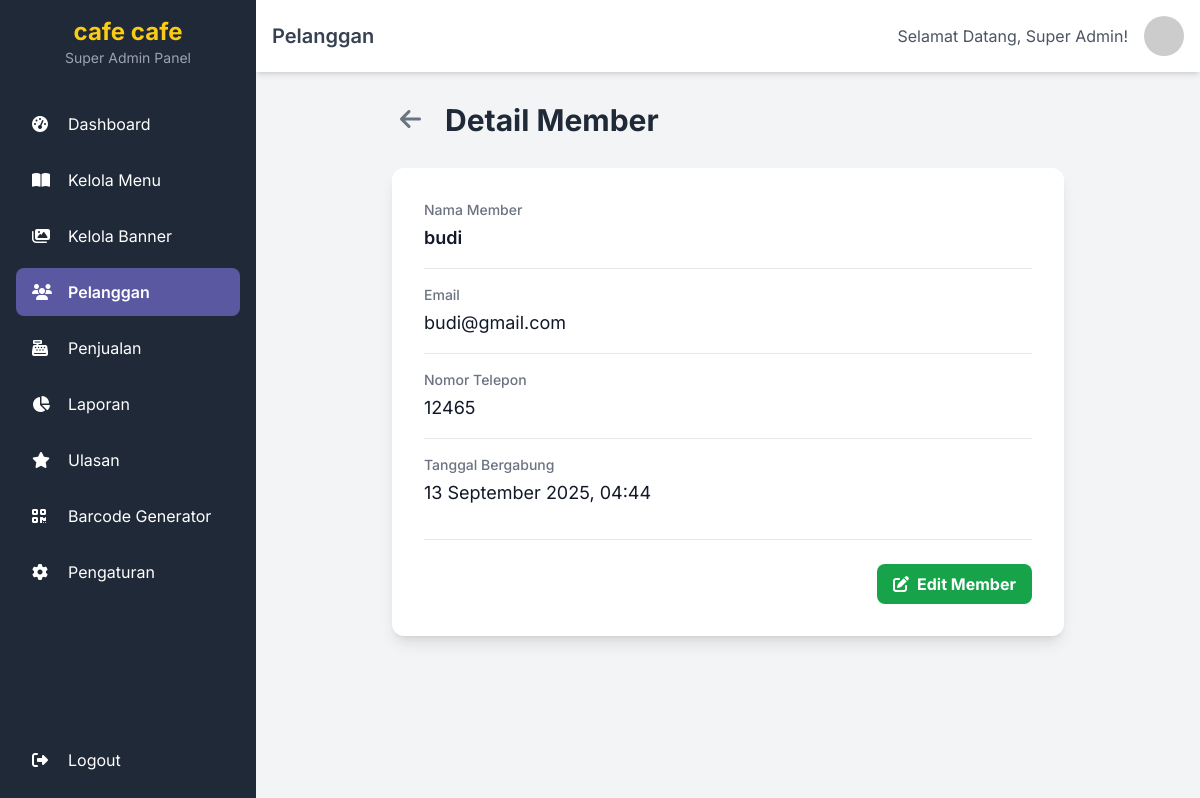
Page /superadmin/pelanggan/detail_pelanggan.php?id=2 on the committed database.
### tables this page shows
CREATE TABLE `settings` (
  `id` int(11) NOT NULL,
  `setting_name` varchar(100) NOT NULL,
  `setting_value` text DEFAULT NULL
);

CREATE TABLE `members` (
  `id` int(11) NOT NULL,
  `name` varchar(255) NOT NULL COMMENT 'Nama lengkap member',
  `email` varchar(255) NOT NULL COMMENT 'Alamat email untuk login, harus unik',
  `password` varchar(255) NOT NULL COMMENT 'Password yang sudah di-hash',
  `phone_number` varchar(20) DEFAULT NULL COMMENT 'Nomor telepon member (opsional)',
  `points` int(11) DEFAULT 0 COMMENT 'Poin loyalitas member (opsional, untuk pengembangan selanjutnya)',
  `created_at` timestamp NOT NULL DEFAULT current_timestamp() COMMENT 'Waktu pendaftaran member',
  `profile_image_url` varchar(255) DEFAULT NULL
);

### superadmin/pelanggan/detail_pelanggan.php (the view, shortened to what this page needs)
<?php
require_once '../includes/header.php';
require_once '../../db_connect.php';
$user_id = $_GET['id'];
$user = null;
$sql = "SELECT id, name, email, phone_number, created_at FROM members WHERE id = ?";
if ($stmt = $conn->prepare($sql)) {
    $stmt->bind_param("i", $user_id);
    $stmt->execute();
    $result = $stmt->get_result();
    if ($result->num_rows === 1) {
        $user = $result->fetch_assoc();
    }
}
?>
<div class="container mx-auto">
    <div class="max-w-2xl mx-auto">
        <div class="flex items-center mb-6">
            <a href="pelanggan.php" title="Kembali" class="text-gray-500 hover:text-blue-600 transition duration-300 text-2xl p-2 rounded-full hover:bg-gray-100 mr-4">
                <i class="fas fa-arrow-left"></i>
            </a>
            <h1 class="text-3xl font-bold text-gray-800">Detail Member</h1>
        </div>
        <?php if ($user): ?>
            <div class="bg-white rounded-xl shadow-lg p-8">
                <div class="space-y-4">
                    <div>
                        <h3 class="text-sm font-medium text-gray-500">Nama Member</h3>
                        <p class="mt-1 text-lg text-gray-900 font-semibold"><?= htmlspecialchars($user['name']) ?></p>
                    </div>
                    <div class="border-t border-gray-200 pt-4">
                        <h3 class="text-sm font-medium text-gray-500">Email</h3>
                        <p class="mt-1 text-lg text-gray-900"><?= htmlspecialchars($user['email'] ?? 'Tidak ada data') ?></p>
                    </div>
                    <div class="border-t border-gray-200 pt-4">
                        <h3 class="text-sm font-medium text-gray-500">Nomor Telepon</h3>
                        <p class="mt-1 text-lg text-gray-900"><?= htmlspecialchars($user['phone_number'] ?? 'Tidak ada data') ?></p>
                    </div>
                    <div class="border-t border-gray-200 pt-4">
                        <h3 class="text-sm font-medium text-gray-500">Tanggal Bergabung</h3>
                        <p class="mt-1 text-lg text-gray-900"><?= date('d F Y, H:i', strtotime($user['created_at'])) ?></p>
                    </div>
                </div>
                <div class="mt-8 pt-6 border-t border-gray-200 flex justify-end">
                    <a href="edit_pelanggan.php?id=<?= $user['id'] ?>" class="bg-green-600 hover:bg-green-700 text-white font-bold py-2 px-4 rounded-lg flex items-center">
                        <i class="fas fa-edit mr-2"></i> Edit Member
                    </a>
                </div>
            </div>
        <?php endif; ?>
    </div>
</div>
<?php
require_once '../includes/footer.php';
?>

### superadmin/includes/header.php (shortened to what this page needs)
<?php
require_once __DIR__ . '/../../config.php';
$nama_toko = 'Toko Kopi Anda';
try {
    $stmt = $pdo->prepare("SELECT setting_value FROM settings WHERE setting_name = 'cafe_name'");
    $stmt->execute();
    $pengaturan = $stmt->fetch(PDO::FETCH_ASSOC);
    if ($pengaturan && !empty($pengaturan['setting_value'])) {
        $nama_toko = $pengaturan['setting_value'];
    }
} catch (PDOException $e) {
}
?>
<!DOCTYPE html>
<html lang="id">
<head>
    <script src="https://cdn.tailwindcss.com"></script>
    <link rel="stylesheet" href="https://cdnjs.cloudflare.com/ajax/libs/font-awesome/6.5.1/css/all.min.css">
</head>
<body class="bg-gray-100 h-screen overflow-hidden relative">
    <div class="flex h-full">
        <aside id="sidebar" class="w-64 bg-gray-800 text-white p-4 flex-col fixed inset-y-0 left-0 transform -translate-x-full md:relative md:translate-x-0 transition-transform duration-300 ease-in-out z-30 flex">
            <div class="mb-8 text-center">
                <h1 class="text-2xl font-bold text-yellow-400"><?= htmlspecialchars($nama_toko) ?></h1>
                <p class="text-sm text-gray-400">Super Admin Panel</p>
            </div>
            <nav class="flex-grow">
                <a href="<?= BASE_URL ?>superadmin/index.php" class="sidebar-link flex items-center py-3 px-4 rounded-lg transition duration-200 hover:bg-gray-700">
                    <i class="fas fa-tachometer-alt w-6 mr-3"></i> Dashboard
                </a>
                <a href="<?= BASE_URL ?>superadmin/menu/kelolamenu.php" class="sidebar-link flex items-center py-3 px-4 rounded-lg transition duration-200 hover:bg-gray-700 mt-2">
                    <i class="fas fa-book-open w-6 mr-3"></i> Kelola Menu
                </a>
                <a href="<?= BASE_URL ?>superadmin/banner/kelola_banner.php" class="sidebar-link flex items-center py-3 px-4 rounded-lg transition duration-200 hover:bg-gray-700 mt-2">
                    <i class="fas fa-images w-6 mr-3"></i> Kelola Banner
                </a>
                <a href="<?= BASE_URL ?>superadmin/pelanggan/pelanggan.php" class="sidebar-link flex items-center py-3 px-4 rounded-lg transition duration-200 hover:bg-gray-700 mt-2">
                    <i class="fas fa-users w-6 mr-3"></i> Pelanggan
                </a>
                <a href="<?= BASE_URL ?>superadmin/penjualan/penjualan.php" class="sidebar-link flex items-center py-3 px-4 rounded-lg transition duration-200 hover:bg-gray-700 mt-2">
                    <i class="fas fa-cash-register w-6 mr-3"></i> Penjualan
                </a>
                <a href="<?= BASE_URL ?>superadmin/laporan.php" class="sidebar-link flex items-center py-3 px-4 rounded-lg transition duration-200 hover:bg-gray-700 mt-2">
                    <i class="fas fa-chart-pie w-6 mr-3"></i> Laporan
                </a>
                <a href="<?= BASE_URL ?>superadmin/ulasan.php" class="sidebar-link flex items-center py-3 px-4 rounded-lg transition duration-200 hover:bg-gray-700 mt-2">
                    <i class="fas fa-star w-6 mr-3"></i> Ulasan
                </a>
                <a href="<?= BASE_URL ?>superadmin/barcode_generator.php" class="sidebar-link flex items-center py-3 px-4 rounded-lg transition duration-200 hover:bg-gray-700 mt-2">
                    <i class="fas fa-qrcode w-6 mr-3"></i> Barcode Generator
                </a>
                <a href="<?= BASE_URL ?>superadmin/pengaturan.php" class="sidebar-link flex items-center py-3 px-4 rounded-lg transition duration-200 hover:bg-gray-700 mt-2">
                    <i class="fas fa-cog w-6 mr-3"></i> Pengaturan
                </a>
            </nav>
            <div class="mt-auto">
                <a href="<?= BASE_URL ?>logout.php" class="sidebar-link flex items-center py-3 px-4 rounded-lg transition duration-200 hover:bg-red-700 mt-2">
                    <i class="fas fa-sign-out-alt w-6 mr-3"></i> Logout
                </a>
            </div>
        </aside>
        <div class="flex-1 flex flex-col overflow-hidden">
            <header class="bg-white shadow-md p-4 flex justify-between items-center sticky top-0 z-10">
                <div class="flex items-center">
                    <h2 class="text-xl font-semibold text-gray-700" id="page-title">Dashboard</h2>
                </div>
                <div class="flex items-center">
                    <span class="text-gray-600 mr-4 hidden sm:block">Selamat Datang, Super Admin!</span>
                    <img src="https://placehold.co/40x40/5958A1/FFFFFF?text=A" alt="Admin" class="rounded-full">
                </div>
            </header>
            <main class="p-6 flex-1 overflow-y-auto">

### superadmin/includes/header.php (style rules this page uses)
body { font-family: 'Inter', sans-serif; }
.sidebar-link.active { background-color: #5958A1; color: #FFFFFF; font-weight: 600; }
.sidebar-link.active i { color: #FFFFFF; }

### rows in the picture
settings: setting_value "cafe cafe"
members: name "budi", email "budi@gmail.com", phone_number "12465", created_at "13 September 2025, 04:44"
